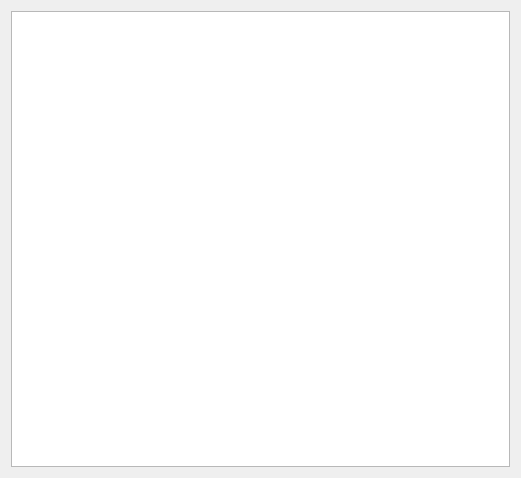
<?xml version="1.0" encoding="UTF-8"?>
<ui version="4.0">
 <class>OtherACAlarmgroup</class>
 <widget class="QWidget" name="OtherACAlarmgroup">
  <property name="geometry">
   <rect>
    <x>0</x>
    <y>0</y>
    <width>521</width>
    <height>478</height>
   </rect>
  </property>
  <property name="windowTitle">
   <string>Form</string>
  </property>
  <layout class="QVBoxLayout" name="verticalLayout">
   <item>
    <widget class="QTableView" name="tv"/>
   </item>
  </layout>
 </widget>
 <resources/>
 <connections/>
</ui>
